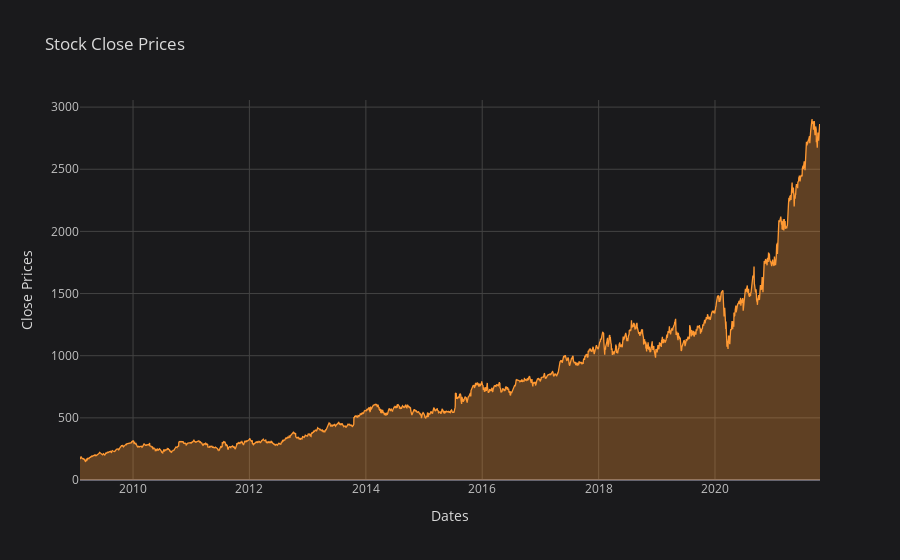

Notebook code for this chart:
### Markdown cell above
## Data Visualization

### Code cell
googl_close.iplot(title='Stock Close Prices', fill = True, xTitle='Dates',yTitle='Close Prices', theme='space')

### Figure 1 — Plotly figure (JSON) as saved in the notebook; plotly's stock layout.template omitted (floating-point values rounded to 4 significant figures; data arrays with more than 128 entries replaced by an {"elided": "..."} marker saying what was removed)
{"data": [{"fill": "tozeroy", "fillcolor": "rgba(255, 153, 51, 0.3)", "line": {"color": "rgba(255, 153, 51, 1.0)", "dash": "solid", "shape": "linear", "width": 1.3}, "mode": "lines", "name": "Close", "text": "", "type": "scatter", "x": {"elided": "3204 str values"}, "y": {"elided": "3204 float values"}}], "layout": {"legend": {"bgcolor": "#1A1A1C", "font": {"color": "#D9D9D9"}}, "paper_bgcolor": "#1A1A1C", "plot_bgcolor": "#1A1A1C", "title": {"font": {"color": "#D9D9D9"}, "text": "Stock Close Prices"}, "xaxis": {"gridcolor": "#434343", "showgrid": true, "tickfont": {"color": "#C2C2C2"}, "title": {"font": {"color": "#D9D9D9"}, "text": "Dates"}, "zerolinecolor": "#666570"}, "yaxis": {"gridcolor": "#434343", "showgrid": true, "tickfont": {"color": "#C2C2C2"}, "title": {"font": {"color": "#D9D9D9"}, "text": "Close Prices"}, "zerolinecolor": "#666570"}}}
